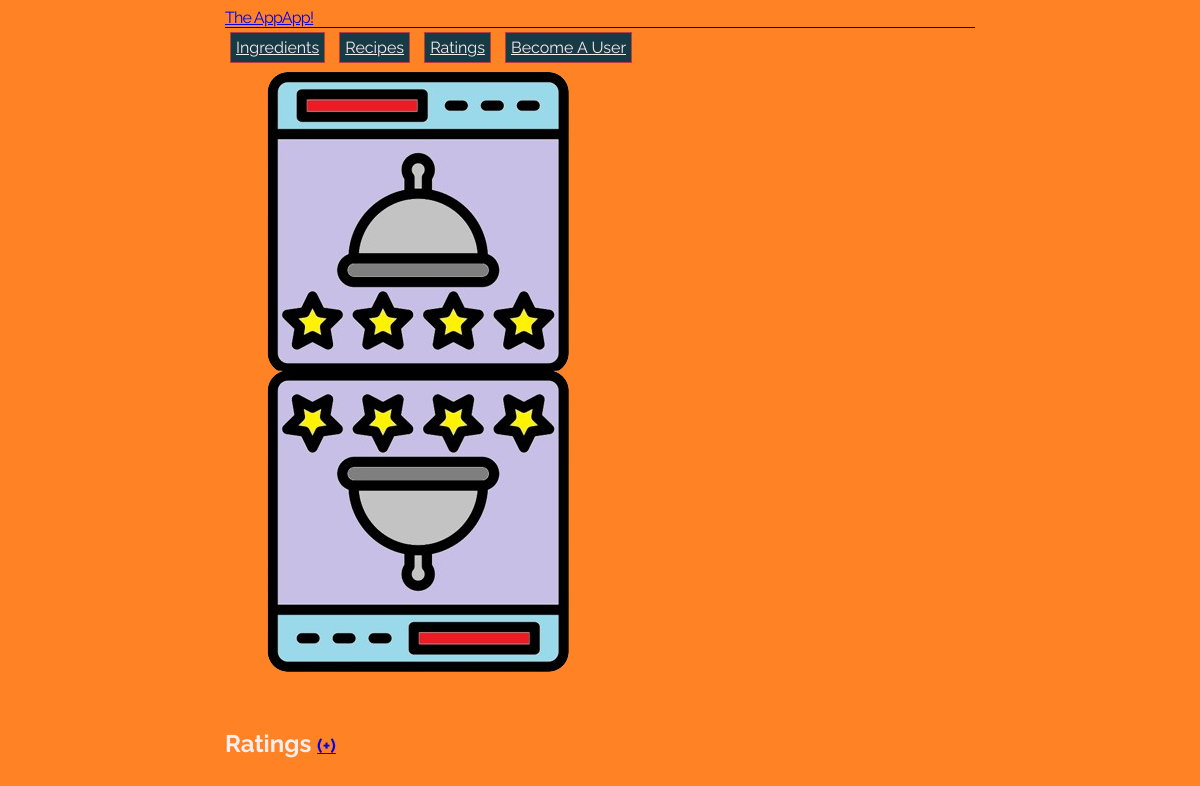
The app's page /ratings, older data.
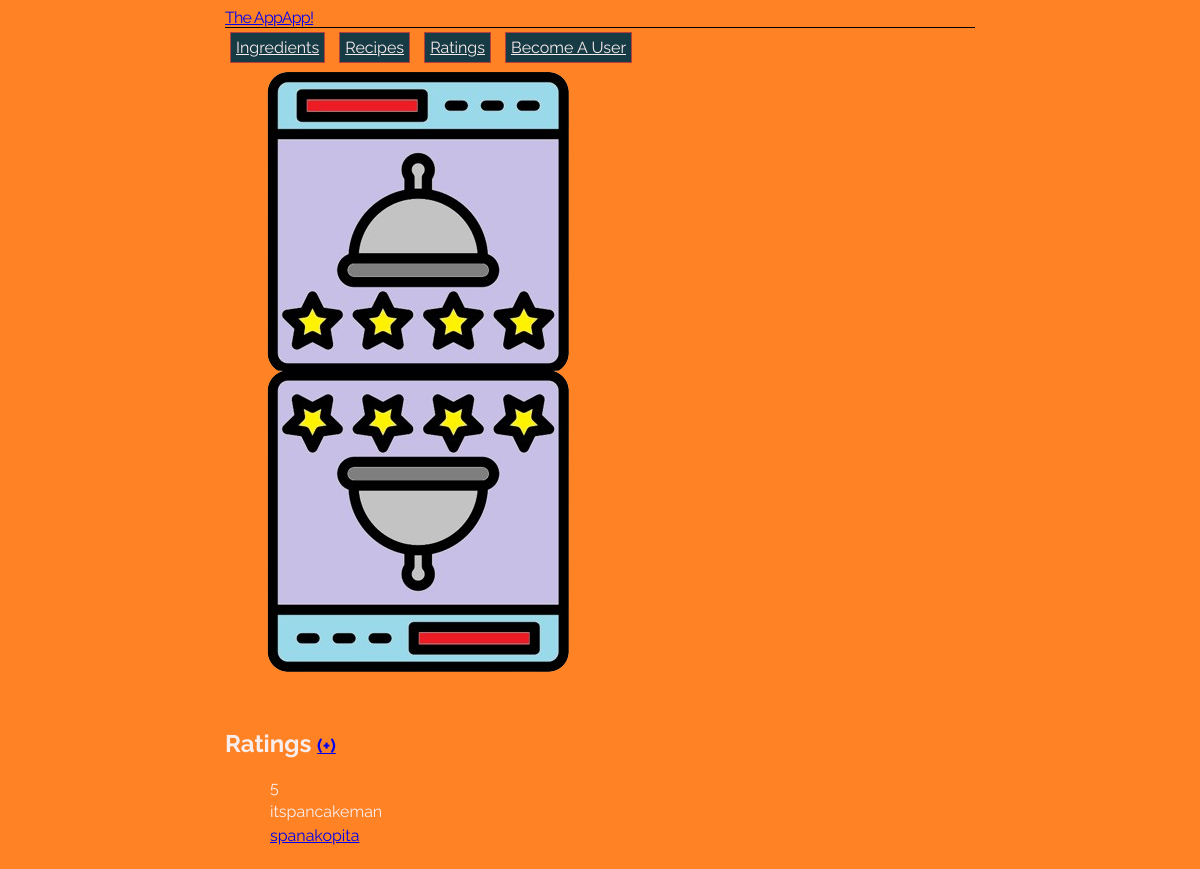
The same page, newer data.
### appapp/models.py (models this page shows)
class Rating(models.Model):
    stars = models.IntegerField()
    left_by = models.ForeignKey(User, on_delete=models.SET_NULL, null=True)
    recipe = models.ForeignKey(Recipe, on_delete=models.CASCADE, related_name="Recipe")

class User(models.Model):
    email = models.CharField(max_length=50)
    username = models.CharField(max_length=25)
    recpies = models.ForeignKey("Recipe", on_delete=models.CASCADE, blank=True, null=True)
    ratings = models.ForeignKey("Rating", on_delete=models.SET_NULL, null=True, blank=True)
    def __str__(self):
        return self.username

class Recipe(models.Model):
    name = models.CharField(max_length=100)
    created_by = models.ForeignKey(User, on_delete=models.SET_NULL, null=True)
    ingredients = models.ManyToManyField("Ingredient")
    rating = models.ForeignKey("Rating", on_delete=models.SET_NULL, related_name="Rating", null=True, blank=True)
    def __str__(self):
        return self.name

### appapp/views.py (the view)
# urls.py: path('ratings', views.rating_list, name='rating_list'),
def rating_list(request):
    ratings = Rating.objects.all()
    return render(request, 'appapp/rating_list.html', {'ratings': ratings})

### appapp/templates/appapp/rating_list.html
{% extends 'appapp/base.html' %} {% block content %}
<img src="../../static/images/ratings_logo.png">
<h2>Ratings <a href="{% url 'rating_create' %}">(+)</a></h2>
<ul>
    {% for rating in ratings %}
    <li>{{ rating.stars }}</li>
    <li>{{ rating.left_by }}</li>
    <li><a href="{% url 'recipe_detail' pk=rating.pk %}">{{ rating.recipe }}</a></li>
    {% endfor %}
</ul>
{% endblock %}

Row changes from the older to the newer data that the page shows:
added Rating: stars "5", left_by "itspancakeman", recipe "spanakopita"
